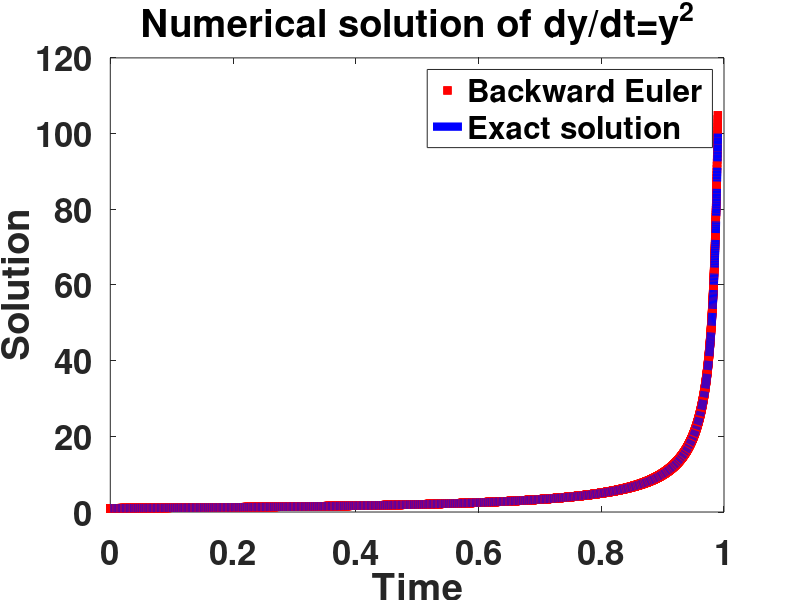

The MATLAB source for this figure:
% A program to solve y'=y^2 using the backward Euler
% method and fixed point iteration
% This is not optimized and is very simple

clear all; format compact; format short;
set(0,'defaultaxesfontsize',25,'defaultaxeslinewidth',.7,...
'defaultlinelinewidth',6,'defaultpatchlinewidth',3.7,...
'defaultaxesfontweight','bold')

n=10000; % Number of timesteps
Tmax=0.99; % Maximum time
y0=1; % Initial value
tol=0.1^10; % Tolerance for fixed point iterations
dt=Tmax/n; % Time step
y=zeros(1,n); % vector for discrete solution
t=zeros(1,n); % vector for times of discrete solution
y(1)=y0;
t(1)=0;
tic,        % start timing
for i=1:n
    yold=y(i); ynew=y(i); err=1;
    while err>tol
        ynew=dt*yold^2+y(i);
        err=abs(ynew-yold);
        yold=ynew;
    end
    y(i+1)=ynew;
    t(i+1)=t(i)+dt;
end
toc,        % stop timing
yexact=1./(1-t); max(abs(y-yexact)), % print the maximum error
figure(1); clf; plot(t,y,'r+',t,yexact,'b-.');
xlabel Time; ylabel Solution; legend('Backward Euler','Exact solution');
title('Numerical solution of dy/dt=y^2');